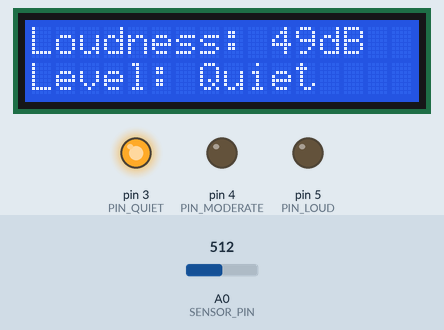
Recording of a sketch running on a simulated Arduino Uno, built with avr-gcc and run on an emulated ATmega328P. On the bench: 16×2 character LCD, output pins drawn as LEDs (lit = HIGH). The test bench sets the inputs (shaded band); at power-on: A0 (SENSOR_PIN) = 512. What the sketch prints to the serial monitor is not drawn.

Above: at 3.6 s.
3.7 s: A0 (SENSOR_PIN) set to 900
At 3.86 s:
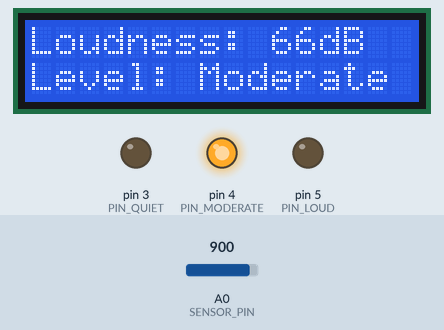
5.4 s: A0 (SENSOR_PIN) set to 75
At 5.53 s:
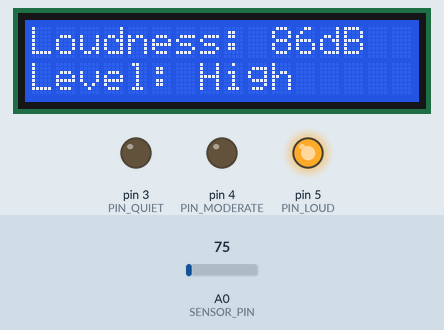
Timing chart, 0 to 8.4 s (numbered marks = the images above; inputs shaded):
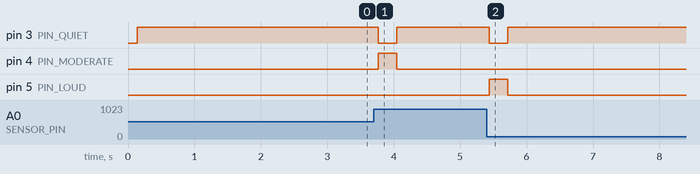

The sketch:

uas_ibj_plus_ML.ino
```cpp
#include <Wire.h>
#include <LiquidCrystal_I2C.h>
#include <SPI.h>

LiquidCrystal_I2C lcd = LiquidCrystal_I2C(0x27, 16, 2);

const int sampleWindow = 50;
unsigned int sample;

#define SENSOR_PIN A0
#define PIN_QUIET 3
#define PIN_MODERATE 4
#define PIN_LOUD 5

int label = 0;  // Class label for the captured sound sample

void setup()
{
  pinMode(SENSOR_PIN, INPUT);
  pinMode(PIN_QUIET, OUTPUT);
  pinMode(PIN_MODERATE, OUTPUT);
  pinMode(PIN_LOUD, OUTPUT);

  digitalWrite(PIN_QUIET, LOW);
  digitalWrite(PIN_MODERATE, LOW);
  digitalWrite(PIN_LOUD, LOW);

  Serial.begin(115200);
  lcd.begin(16, 2);
  lcd.backlight();
  lcd.clear();
}

void loop()
{
  unsigned long startMillis = millis();
  float peakToPeak = 0;
  unsigned int signalMax = 0;
  unsigned int signalMin = 1024;

  while (millis() - startMillis < sampleWindow)
  {
    sample = analogRead(SENSOR_PIN);
    if (sample < 1024)
    {
      if (sample > signalMax)
      {
        signalMax = sample;
      }
      else if (sample < signalMin)
      {
        signalMin = sample;
      }
    }
  }

  peakToPeak = signalMax - signalMin;
  int db = map(peakToPeak, 20, 900, 49.5, 90);

  lcd.setCursor(0, 0);
  lcd.print("Loudness: ");
  lcd.print(db);
  lcd.print("dB");

  if (db <= 60)
  {
    lcd.setCursor(0, 1);
    lcd.print("Level: Quiet");
    digitalWrite(PIN_QUIET, HIGH);
    digitalWrite(PIN_MODERATE, LOW);
    digitalWrite(PIN_LOUD, LOW);
    label = 0;  // Set class label as 0 for "Quiet"
  }
  else if (db > 60 && db < 85)
  {
    lcd.setCursor(0, 1);
    lcd.print("Level: Moderate");
    digitalWrite(PIN_QUIET, LOW);
    digitalWrite(PIN_MODERATE, HIGH);
    digitalWrite(PIN_LOUD, LOW);
    label = 1;  // Set class label as 1 for "Moderate"
  }
  else if (db >= 85)
  {
    lcd.setCursor(0, 1);
    lcd.print("Level: High");
    digitalWrite(PIN_QUIET, LOW);
    digitalWrite(PIN_MODERATE, LOW);
    digitalWrite(PIN_LOUD, HIGH);
    label = 2;  // Set class label as 2 for "Loud"
  }

  Serial.println(label);  // Send the class label to the serial monitor

  delay(200);
  lcd.clear();
}
```

Measured:
- after the input at 3.7 s, pin 3 (PIN_QUIET): HIGH → LOW after 0.07 s, → HIGH 0.28 s later; pin 4 (PIN_MODERATE): LOW → HIGH after 0.07 s, → LOW 0.28 s later; the display: changes after 0.07 s (image 1)
- after the input at 5.4 s, pin 3 (PIN_QUIET): HIGH → LOW at once, → HIGH 0.28 s later; pin 5 (PIN_LOUD): LOW → HIGH at once, → LOW 0.28 s later; the display: changes at once (image 2)
